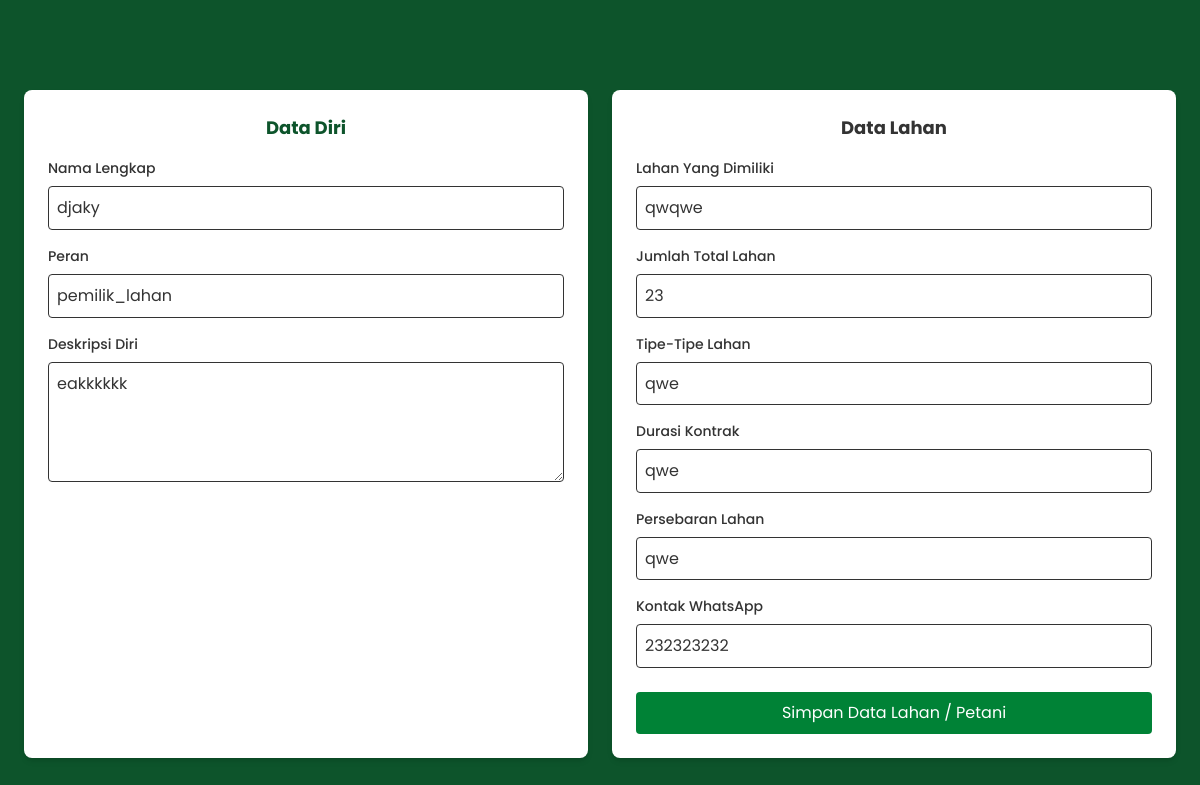
/halaman_utama/profile_dash/profile_edit.php (signed in), run on the app's committed database.
### tables this page shows
CREATE TABLE `user` (
  `id` int(11) NOT NULL,
  `nama` varchar(100) DEFAULT NULL,
  `email` varchar(100) DEFAULT NULL,
  `password` varchar(100) DEFAULT NULL,
  `deskripsi` text DEFAULT NULL,
  `lahan_dimiliki` text DEFAULT NULL,
  `total_lahan` int(11) DEFAULT NULL,
  `tipe_lahan` text DEFAULT NULL,
  `durasi_kontrak` text DEFAULT NULL,
  `persebaran` text DEFAULT NULL,
  `pengalaman` varchar(100) DEFAULT NULL,
  `tanaman_dikuasai` text DEFAULT NULL,
  `kemampuan_khusus` text DEFAULT NULL,
  `wilayah_digarap` text DEFAULT NULL,
  `tim_kerja` varchar(10) DEFAULT NULL,
  `whatsapp` varchar(20) DEFAULT NULL,
  `role` enum('petani','pemilik_lahan') DEFAULT NULL
);

### halaman_utama/profile_dash/profile_edit.php (the view, shortened to what this page needs)
<?php
require '../Login_page/koneksi.php';
$userId = $_SESSION['user']['id'];
$stmt = $pdo->prepare("SELECT * FROM user WHERE id = ?");
$stmt->execute([$userId]);
$data = $stmt->fetch(PDO::FETCH_ASSOC);
?>
<!DOCTYPE html>
<html lang="id">
<head>
    <link rel="stylesheet" href="../jobs/jobs-1.css">
    <script src="https://cdn.jsdelivr.net/npm/@tailwindcss/browser@4"></script>
</head>
<body class="bg-green-900 flex justify-center items-center min-h-screen p-4">
<form action="proses.php" method="POST" class="flex flex-col md:flex-row gap-6 max-w-6xl w-full">
  <div class="bg-white rounded-lg shadow-md p-6 w-full md:w-1/2">
    <h2 class="text-lg font-bold text-center text-green-900 mb-4">Data Diri</h2>
    <label class="block mb-2 text-sm font-medium">Nama Lengkap</label>
    <input type="text" name="nama" value="<?= htmlspecialchars($data['nama']) ?>" class="w-full border p-2 rounded" required>
    <label class="block mt-4 mb-2 text-sm font-medium">Peran</label>
    <input type="text" name="role" value="<?= htmlspecialchars($data['role']) ?>" class="w-full border p-2 rounded" readonly>
    <label class="block mt-4 mb-2 text-sm font-medium">Deskripsi Diri</label>
    <textarea name="deskripsi" rows="4" class="w-full border p-2 rounded"><?= htmlspecialchars($data['deskripsi']) ?></textarea>
  </div>
  <div class="bg-white rounded-lg shadow-md p-6 w-full md:w-1/2">
    <?php if ($data['role'] === 'pemilik_lahan') : ?>
    <h2 class="text-lg font-bold text-center mb-4">Data Lahan</h2>
    <label class="block mb-2 text-sm font-medium">Lahan Yang Dimiliki</label>
    <input type="text" name="lahan_dimiliki" value="<?= htmlspecialchars($data['lahan_dimiliki']) ?>" class="w-full border p-2 rounded" placeholder="Contoh : Lahan Padi, Lahan Ganja">
    <label class="block mt-4 mb-2 text-sm font-medium">Jumlah Total Lahan</label>
    <input type="text" name="total_lahan" value="<?= htmlspecialchars($data['total_lahan']) ?>" class="w-full border p-2 rounded" placeholder="Contoh : 20">
    <label class="block mt-4 mb-2 text-sm font-medium">Tipe-Tipe Lahan</label>
    <input type="text" name="tipe_lahan" value="<?= htmlspecialchars($data['tipe_lahan']) ?>" class="w-full border p-2 rounded" placeholder="Contoh : Sawah, Kebon, Gurun">
    <label class="block mt-4 mb-2 text-sm font-medium">Durasi Kontrak</label>
    <input type="text" name="durasi_kontrak" value="<?= htmlspecialchars($data['durasi_kontrak']) ?>" class="w-full border p-2 rounded" placeholder="Contoh : Minimal 14 Tahun">
    <label class="block mt-4 mb-2 text-sm font-medium">Persebaran Lahan</label>
    <input type="text" name="persebaran" value="<?= htmlspecialchars($data['persebaran']) ?>" class="w-full border p-2 rounded" placeholder="Contoh : Kalasan">
    <label class="block mt-4 mb-2 text-sm font-medium">Kontak WhatsApp</label>
    <input type="text" name="whatsapp" value="<?= htmlspecialchars($data['whatsapp']) ?>" class="w-full border p-2 rounded" placeholder="Note : Jangan pake 0 contoh: 892xxxxxxxx">
  <?php else: ?>
    <p>Detail profil belum tersedia untuk role ini.</p>
  <?php endif; ?>
  <button type="submit" class="mt-6 w-full bg-green-700 hover:bg-green-800 text-white py-2 rounded">
    Simpan Data Lahan / Petani
  </button>
  </div>
</form>
</body>
</html>

### halaman_utama/jobs/jobs-1.css (style rules this page uses)
html { scroll-behavior: smooth; }
body { font-family: 'Poppins', sans-serif; color: #333; line-height: 1.6; }
body { padding-top: 64px; }

### data on the page
user: nama "djaky", role "pemilik_lahan", deskripsi "eakkkkkk", lahan_dimiliki "qwqwe", total_lahan "23", tipe_lahan "qwe", durasi_kontrak "qwe", persebaran "qwe", whatsapp "232323232"
